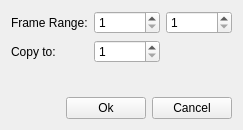
<?xml version="1.0" encoding="UTF-8"?>
<ui version="4.0">
 <class>CopyFramesDialog</class>
 <widget class="QWidget" name="CopyFramesDialog">
  <property name="windowModality">
   <enum>Qt::ApplicationModal</enum>
  </property>
  <property name="geometry">
   <rect>
    <x>0</x>
    <y>0</y>
    <width>243</width>
    <height>130</height>
   </rect>
  </property>
  <property name="windowTitle">
   <string>Copy Frames</string>
  </property>
  <layout class="QGridLayout" name="gridLayout">
   <item row="0" column="1">
    <widget class="QSpinBox" name="spin_from">
     <property name="minimum">
      <number>1</number>
     </property>
     <property name="maximum">
      <number>9999</number>
     </property>
    </widget>
   </item>
   <item row="3" column="0" colspan="3">
    <layout class="QHBoxLayout" name="horizontalLayout">
     <item>
      <spacer name="horizontalSpacer">
       <property name="orientation">
        <enum>Qt::Horizontal</enum>
       </property>
       <property name="sizeHint" stdset="0">
        <size>
         <width>40</width>
         <height>20</height>
        </size>
       </property>
      </spacer>
     </item>
     <item>
      <widget class="QPushButton" name="button_ok">
       <property name="text">
        <string>Ok</string>
       </property>
      </widget>
     </item>
     <item>
      <widget class="QPushButton" name="button_cancel">
       <property name="text">
        <string>Cancel</string>
       </property>
      </widget>
     </item>
    </layout>
   </item>
   <item row="0" column="2">
    <widget class="QSpinBox" name="spin_to">
     <property name="minimum">
      <number>1</number>
     </property>
     <property name="maximum">
      <number>9999</number>
     </property>
    </widget>
   </item>
   <item row="1" column="0">
    <widget class="QLabel" name="label_2">
     <property name="text">
      <string>Copy to:</string>
     </property>
    </widget>
   </item>
   <item row="0" column="0">
    <widget class="QLabel" name="label">
     <property name="text">
      <string>Frame Range:</string>
     </property>
    </widget>
   </item>
   <item row="1" column="1">
    <widget class="QSpinBox" name="spin_dest">
     <property name="minimum">
      <number>1</number>
     </property>
     <property name="maximum">
      <number>9999</number>
     </property>
    </widget>
   </item>
   <item row="2" column="1">
    <spacer name="verticalSpacer">
     <property name="orientation">
      <enum>Qt::Vertical</enum>
     </property>
     <property name="sizeHint" stdset="0">
      <size>
       <width>20</width>
       <height>40</height>
      </size>
     </property>
    </spacer>
   </item>
   <item row="1" column="2">
    <widget class="QLabel" name="label_to">
     <property name="text">
      <string/>
     </property>
    </widget>
   </item>
  </layout>
 </widget>
 <tabstops>
  <tabstop>spin_from</tabstop>
  <tabstop>spin_to</tabstop>
  <tabstop>spin_dest</tabstop>
  <tabstop>button_ok</tabstop>
  <tabstop>button_cancel</tabstop>
 </tabstops>
 <resources/>
 <connections/>
</ui>
